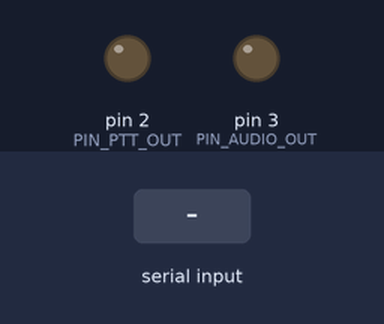
Bench run of a sketch on a simulated Arduino Uno, built with avr-gcc and run on an emulated ATmega328P. Shown: output pins drawn as LEDs (lit = HIGH). The inputs (shaded band) are chosen by the test bench. What the sketch prints to the serial monitor is not drawn.

Above: at 0.01 s.
At 1.2 s:
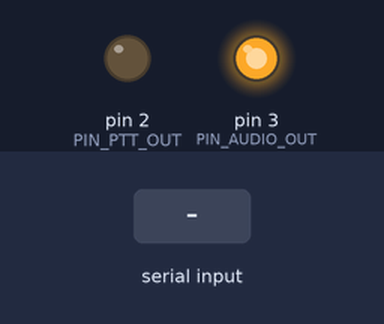
1.3 s: "1\n" received over the second serial link
Timing chart, 0 to 4.3 s (numbered marks = the images above; inputs shaded):
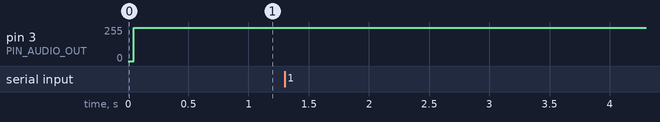

Measured:
- after the input at 1.3 s, every drawn part: stays the same

The sketch:

ArduinoTrack_Modem.ino
```cpp
// (licence header left out)
#define FIRMWARE_VERSION "3.1.2"


#define __PROG_TYPES_COMPAT__
#include <avr/pgmspace.h>

#include <SoftwareSerial.h>
#include "TNC.h"


#define PIN_HOST_RX 11    //opposite of how it's configured on the 'host' controller
#define PIN_HOST_TX 12


SoftwareSerial HostController(PIN_HOST_RX, PIN_HOST_TX);
TNC oTNC;


//------------------------------------------ Variables for the internal modulation ------------------------------------------
//Pin assignments
#define PIN_AUDIO_OUT 3
#define PIN_AUDIO_IN A0
#define PIN_PTT_OUT 2


#define BAUD_GENERATOR_COUNT 20
#define TONE_HIGH_STEPS_PER_TICK 6001
#define TONE_LOW_STEPS_PER_TICK 3273

//Sinewave lookup tables for high and low tones (the difference is the amplitude)
PROGMEM const unsigned char _arySineHigh[] = {128, 131, 134, 137, 140, 144, 147, 150, 153, 156,
	159, 162, 165, 168, 171, 174, 177, 179, 182, 185,
	188, 191, 193, 196, 199, 201, 204, 206, 209, 211,
	213, 216, 218, 220, 222, 224, 226, 228, 230, 232,
	234, 235, 237, 239, 240, 241, 243, 244, 245, 246,
	248, 249, 250, 250, 251, 252, 253, 253, 254, 254,
	254, 255, 255, 255, 255, 255, 255, 255, 254, 254,
	254, 253, 253, 252, 251, 250, 250, 249, 248, 246,
	245, 244, 243, 241, 240, 239, 237, 235, 234, 232,
	230, 228, 226, 224, 222, 220, 218, 216, 213, 211,
	209, 206, 204, 201, 199, 196, 193, 191, 188, 185,
	182, 179, 177, 174, 171, 168, 165, 162, 159, 156,
	153, 150, 147, 144, 140, 137, 134, 131, 128, 125,
	122, 119, 116, 112, 109, 106, 103, 100, 97, 94,
	91, 88, 85, 82, 79, 77, 74, 71, 68, 65,
	63, 60, 57, 55, 52, 50, 47, 45, 43, 40,
	38, 36, 34, 32, 30, 28, 26, 24, 22, 21,
	19, 17, 16, 15, 13, 12, 11, 10, 8, 7,
	6, 6, 5, 4, 3, 3, 2, 2, 2, 1,
	1, 1, 1, 1, 1, 1, 2, 2, 2, 3,
	3, 4, 5, 6, 6, 7, 8, 10, 11, 12,
	13, 15, 16, 17, 19, 21, 22, 24, 26, 28,
	30, 32, 34, 36, 38, 40, 43, 45, 47, 50,
	52, 55, 57, 60, 63, 65, 68, 71, 74, 77,
	79, 82, 85, 88, 91, 94, 97, 100, 103, 106,
	109, 112, 116, 119, 122, 125};


//Max 192 (3db down from High)
PROGMEM const unsigned char _arySineLow[] = {128, 129, 130, 132, 133, 134, 135, 136, 137, 139,
	140, 141, 142, 143, 144, 145, 146, 147, 149, 150,
	151, 152, 153, 154, 155, 156, 157, 158, 158, 159,
	160, 161, 162, 163, 164, 164, 165, 166, 167, 167,
	168, 169, 169, 170, 170, 171, 171, 172, 172, 173,
	173, 174, 174, 174, 175, 175, 175, 175, 175, 176,
	176, 176, 176, 176, 176, 176, 176, 176, 176, 176,
	175, 175, 175, 175, 175, 174, 174, 174, 173, 173,
	172, 172, 171, 171, 170, 170, 169, 169, 168, 167,
	167, 166, 165, 164, 164, 163, 162, 161, 160, 159,
	158, 158, 157, 156, 155, 154, 153, 152, 151, 150,
	149, 147, 146, 145, 144, 143, 142, 141, 140, 139,
	137, 136, 135, 134, 133, 132, 130, 129, 128, 127,
	126, 124, 123, 122, 121, 120, 119, 117, 116, 115,
	114, 113, 112, 111, 110, 109, 107, 106, 105, 104,
	103, 102, 101, 100, 99, 98, 98, 97, 96, 95,
	94, 93, 92, 92, 91, 90, 89, 89, 88, 87,
	87, 86, 86, 85, 85, 84, 84, 83, 83, 82,
	82, 82, 81, 81, 81, 81, 81, 80, 80, 80,
	80, 80, 80, 80, 80, 80, 80, 80, 81, 81,
	81, 81, 81, 82, 82, 82, 83, 83, 84, 84,
	85, 85, 86, 86, 87, 87, 88, 89, 89, 90,
	91, 92, 92, 93, 94, 95, 96, 97, 98, 98,
	99, 100, 101, 102, 103, 104, 105, 106, 107, 109,
	110, 111, 112, 113, 114, 115, 116, 117, 119, 120,
	121, 122, 123, 124, 126, 127};

//------------------------------------------ END Variables for the internal modulation ------------------------------------------


void setup() {

  HostController.begin(9600);
  Serial.begin(19200);      //used for debug output back to the dev environment


  pinMode(PIN_PTT_OUT, OUTPUT);
  pinMode(PIN_AUDIO_OUT, OUTPUT);

  oTNC.initInternal(PIN_PTT_OUT);      //Define this as an internally modulated signal.  The PINS are defined in TNC.h.

  Serial.print(F("Firmware Version: "));
  Serial.println(FIRMWARE_VERSION);

}

void loop() {

  byte iTemp;

  if (HostController.available() > 0) {
    //there's serial data to read in - grab it and add it to the array
    iTemp = HostController.read();

    //Dump the the raw data coming in from the host controller
    Serial.print("< ");
    Serial.println(iTemp, HEX);


    // if we find a null, CR, LF, or 0xC0 then we're going to assume that this is the end
    //
    // Note 0xC0 seems to come from standard KISS mode TNC's.  I forget what the significance is now...
    if (iTemp != 0x00 && iTemp != 0x0a && iTemp != 0x0d && iTemp != 0xc0) {
      //we got a character, but it wasn't the end-of-transmission char - just add it to the array
      oTNC.xmitChar(iTemp);    //The xmitChar method adds this character into SZ String array

    } else {
      //we have a end-of-tranmission character

      //make sure we have enough data to be worth transmitting
      if (oTNC.xmitLen() < 10) {
        Serial.println(F("Flushing incomplete packet"));
        oTNC.xmitFlush();			//this was an incomplete packet - maybe a wake-up call from the host.  Just discard it
      } else {
        //now we have something worth sending
        Serial.print(F("Transmitting "));
        Serial.print(oTNC.xmitLen());
        Serial.println(F(" characters..."));

        oTNC.xmitEnd();    //xmitEnd will start the timer interrupt that will be used to module the packet.
        //At the end of xmitEnd, it flushes the buffer and gets ready for the next packet.
      }
    }
  }
}
/////////////////////////////////////////////////////////////////////////////////////////////////////////////////////////////
ISR(TIMER1_COMPA_vect) {
  static boolean bBaudFlip = 0;
  static byte iStuffZero = 0;
  static boolean bStuffBit = false;


  static byte iRateGen;
  static unsigned int iTonePhase = 0;      //two byte variable.  The highByte contains the element in arySine that should be output'ed
  static boolean bToneHigh = 0;


  //digitalWrite(PIN_TP_ISRTIME, HIGH);    //measure how long the ISR is taking to execute

  //increment the phase counter.  It will overflow automatically at > 65535
  if (bToneHigh) {
    analogWrite(PIN_AUDIO_OUT, (pgm_read_byte_near(_arySineHigh + highByte(iTonePhase))));
    iTonePhase += TONE_HIGH_STEPS_PER_TICK;
  } else {
    analogWrite(PIN_AUDIO_OUT, (pgm_read_byte_near(_arySineLow + highByte(iTonePhase))));
    iTonePhase += TONE_LOW_STEPS_PER_TICK;
  }

  iRateGen--;


  if (iRateGen == 0) {
    //it's time for the next bit

    //used to measure the baud rate frequency.  Can be deleted for production
    //digitalWrite(PIN_TP_BAUDRATE, bBaudFlip);
    //bBaudFlip = !bBaudFlip;

    if (bStuffBit) {
      //we hit the stuffing counter  - we don't need to get the next bit yet, just change the tone and send one bit
      bToneHigh = !bToneHigh;
      iStuffZero = 0;

      bStuffBit = false;    //reset this so we don't keep stuffing

    } else {
      //this is just a normal bit - grab the next bit from the szString

      if (oTNC.getNextBit() == 0) {
        //we only flip the output state if we have a zero

        //Flip Bit
        bToneHigh = !bToneHigh;
        iStuffZero = 0;
      } else {
        //it's a 1, so send the same tone...

        iStuffZero++;      //increament the stuffing counter

        //if there's been 5 in a row, then we need to stuff an extra bit in, and change the tone for that one
        if (iStuffZero == 5 && !oTNC.noBitStuffing()) {
          bStuffBit = true;      //once we hit five, we let this fifth (sixth?) one go, then we set a flag to flip the tone and send a bogus extra bit next time
        }
      }
    }

    iRateGen = BAUD_GENERATOR_COUNT;
  }

  //digitalWrite(PIN_TP_ISRTIME, LOW);
}
/////////////////////////////////////////////////////////////////////////////////////////////////////////////////////////////
```

TNC.h
```cpp
// (licence header left out)
#ifndef TNC_h
#define TNC_h

#include "Arduino.h"
#include <string.h>
#include <SoftwareSerial.h>

// defines for setting and clearing register bits
#ifndef cbi
#define cbi(sfr, bit) (_SFR_BYTE(sfr) &= ~_BV(bit))
#endif
#ifndef sbi
#define sbi(sfr, bit) (_SFR_BYTE(sfr) |= _BV(bit))
#endif


// 16MHz / 666 = 24.024kHz.  24kHz / 20 / 1201Hz baud
#define TIMER1_SEED 666
#define TX_DELAY_LEN 50

#define MAX_SZXMIT_SIZE 200

class TNC {
  public:
    TNC(void);
    void initInternal(int pinPTT);
    void initKISS(int pinTx, int pinRx);
    void xmitStart(char *szDest, char destSSID, char *szCall, char callSSID, char *szPath1, char path1SSID, char *szPath2, char path2SSID, bool usePath);
    void xmitEnd();
    void xmitString(char *sz);
    void xmitChar(char c);
    void xmitFloat(float f);
    void xmitLong(long lNumToSend, boolean bLeadingZero);
    boolean getNextBit(void);
    boolean noBitStuffing(void);
    int xmitLen(void);
    void xmitFlush(void);
  private:
    void _calcCRC(byte iBit);
    boolean _getNextBit(void);
    void _configTimers(void);
    void _startTimer1ISR(void);
    void _stopTimer1ISR(void);

    // member variables
    bool _modulateInternally;
    char _szXmit[MAX_SZXMIT_SIZE];    //array to hold the data to be transmitted
    int _iSZLen;    //Tracks the current size of the szXmit buffer
    int _pinTx;
    int _pinRx;
    int _pinPTT;


byte _iSZPos = 0;    //Tracks the current byte being modulated out of the modem
int _iTxDelayRemaining = 0;
boolean _bNoStuffing = false;
unsigned int _CRC;
byte _iTxState = 0;


};


#endif
```

Source omitted: TNC.cpp (12410 bytes)
